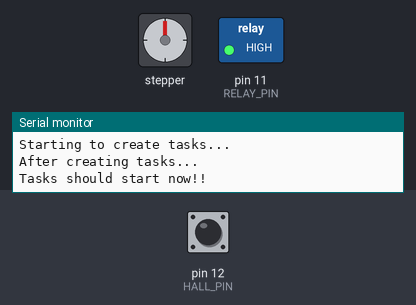
Simulated run of this sketch. Board: Arduino Uno, built with avr-gcc and run on an emulated ATmega328P. On the bench: stepper motor, switched loads named in the sketch (green lamp = pin HIGH), the last lines printed to the serial monitor. The inputs (shaded band) are chosen by the test bench; at power-on: pin 12 (HALL_PIN) HIGH. Stepper angles assume 200 steps per turn.

Above: at 1.2 s.
1.3 s: pin 12 (HALL_PIN) driven LOW
At 2.6 s:
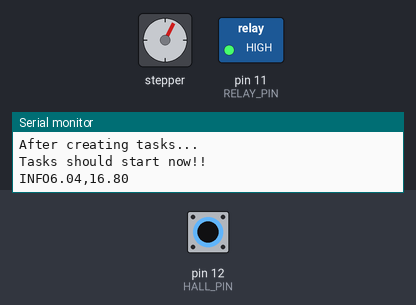
3.0 s: pin 12 (HALL_PIN) pulsed HIGH 2 times (0.12 s each, 0.3 s apart)
At 4.6 s:
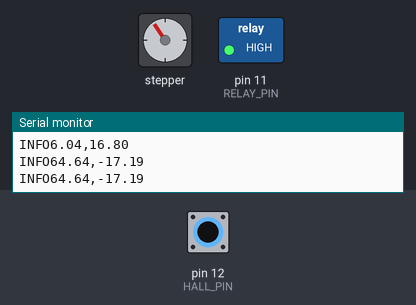
5.2 s: pin 12 (HALL_PIN) pulsed HIGH 5 times (0.12 s each, 0.3 s apart)
At 7.4 s:
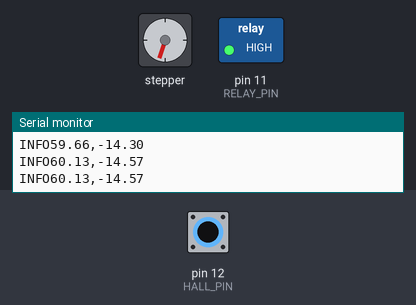
Timing chart, 0 to 8.9 s (numbered marks = the images above; inputs shaded):
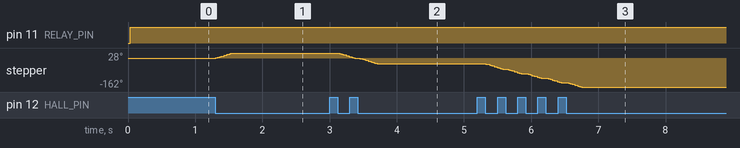

Measured:
- after the input at 1.3 s, stepper: turns 28° clockwise in 0.25 s, starting at once
- after the input at 3.0 s, stepper: turns 61° counter-clockwise in 0.61 s, starting after 0.12 s
- after the input at 5.2 s, stepper: turns 129° counter-clockwise in 1.4 s, starting after 0.13 s

The sketch:

pid_freertos_sketch_4tasks.ino
```cpp
#include <AccelStepper.h>
#include <Arduino_FreeRTOS.h>
#include <queue.h>
#include <semphr.h>

#define HALL_PIN 12
#define RELAY_PIN 11
#define R 0.3429
#define PERIMETER 2 * PI * R

#define motorInterfaceType 1
#define dirPin 8
#define stepPin 9
#define enablePin 4

#define NUM_OF_CYCLES 10
#define MAX_TEMP_SENSOR 35

AccelStepper motor(motorInterfaceType, stepPin, dirPin);

signed long T1 = 0;
signed long T2 = 0;
signed long time_seconds = 0;

float setpoint = 35;
float kp = 0.58;
float kd = 0.00083;

float integral_term = 0.0;
float error_prev = 0.0;

bool is_at_setpoint = false;

int count_cycles = 0;
int timesPassedThroughSetpoint = 0;

double pid_controller(double avg, long dt){
  double error = setpoint - avg;
  float derivative_term = (error - error_prev) / dt;
  error_prev = error;

  return (kp * error) + (kd * derivative_term);
}

float get_speed(long* t_delta) {
    T2 = millis();
    time_seconds = (T2 - T1);
    *t_delta = time_seconds;
    float s = (PERIMETER / time_seconds) * 1000 * 3.6;
    T1 = T2;

    return s;
}

void handle_step(double st) {
    motor.move(st);
    motor.runToPosition();
}

QueueHandle_t speedQueue;
QueueHandle_t pidQueue;
QueueHandle_t timeQueue;
QueueHandle_t breakingQueue;

TaskHandle_t handleTaskSpeed;
TaskHandle_t handleTaskPid;
TaskHandle_t handleTaskStep;

void TaskSpeed(void *pvParameters) {
  pinMode(HALL_PIN, INPUT);

  float speedVal = 0.0;
  long time_delta = 0;
  T1 = millis();

  for (;;) {
    if (digitalRead(HALL_PIN) == LOW) {
      time_delta = 0;
      speedVal = get_speed(&time_delta);
      if (speedVal < 65) {
        if (xQueueSend(speedQueue, &speedVal, portMAX_DELAY) != pdTRUE) {
          Serial.println("[ERROR] Failed to send speed to PID task.");
        }
        if (xQueueSend(timeQueue, &time_delta, portMAX_DELAY) != pdTRUE) {
          Serial.println("[ERROR] Failed to send time to PID task.");
        }
        if (abs(speedVal - setpoint) < 2) {
          timesPassedThroughSetpoint++;
        }
        if (timesPassedThroughSetpoint > 10 && speedVal > 35) {
          is_at_setpoint = true;
        }
      }
    }
  }
}

void TaskPid(void *pvParameters) {

  float speedReceived = 0.0;
  double stepPID = 0.0;
  long time_delta = 0;

  for (;;) {
    if (xQueueReceive(speedQueue, &speedReceived, portMAX_DELAY) == pdPASS &&
        xQueueReceive(timeQueue, &time_delta, portMAX_DELAY) == pdPASS) {
          stepPID = pid_controller(speedReceived, time_delta);
          Serial.print("INFO");
          Serial.print(speedReceived);
          Serial.print(",");
          Serial.println(stepPID);
      if (xQueueSend(pidQueue, &stepPID, portMAX_DELAY) != pdTRUE) {
        Serial.println("[ERROR] Failed to send stepPID to STEP task.");
      }
    }
  }
}

void TaskStep(void *pvParameters) {
  double stepPID = 0.0;

  motor.setMaxSpeed(1000);
  motor.setAcceleration(1000);

  float multiplicationFactor = 1.0;
  int breakingPart = 0;
  int prevBreakingPart = 0;
  int count = 3;

  for (;;) {
    if (xQueueReceive(pidQueue, &stepPID, portMAX_DELAY) == pdPASS) {
      if (breakingPart == 1 && count > 0) { // More torque
        multiplicationFactor = 0.6;
        count--;
      }
      // If there was a way to override the steps..........
      if (breakingPart == -1 && count > 0) { // Less torque
        multiplicationFactor = 0.2;
        count--;
      }
      handle_step(stepPID * multiplicationFactor);
    }
    if (xQueueReceive(breakingQueue, &breakingPart, 20 / portTICK_PERIOD_MS) == pdPASS) {
      if (breakingPart != prevBreakingPart) {
        count = 3;
        prevBreakingPart = breakingPart;
      }
    };
  }
}

void TaskValve(void *pvParameters) {
  pinMode(RELAY_PIN, OUTPUT);
  digitalWrite(RELAY_PIN, HIGH);

  int breakingPart = 0;

  for (;;) {
    if (is_at_setpoint) {
      if (count_cycles == NUM_OF_CYCLES) {
        vTaskSuspend( handleTaskSpeed );
        vTaskSuspend( handleTaskPid );
        vTaskSuspend( handleTaskStep );

        digitalWrite(enablePin, HIGH); // Turn off motor


        Serial.println("end_cycle"); // Keep in mind this will keep printing 'end_cycle'

        if (Serial.readStringUntil('\n') == "continue") {
            count_cycles = 0;
            is_at_setpoint = false;
            timesPassedThroughSetpoint = 0;

            vTaskResume( handleTaskSpeed );
            vTaskResume( handleTaskPid );
            vTaskResume( handleTaskStep );

            digitalWrite(enablePin, LOW); // Turn on motor
        }

      } else {
        digitalWrite(RELAY_PIN, LOW);
        breakingPart = 1; // More torque
        if (xQueueSend(breakingQueue, &breakingPart, portMAX_DELAY) != pdTRUE) {
          Serial.println("[ERROR] Failed to send breakingQueue to STEP task.");
        }
        vTaskDelay(5000 / portTICK_PERIOD_MS);
        digitalWrite(RELAY_PIN, HIGH);
        breakingPart = -1; // Less torque
        if (xQueueSend(breakingQueue, &breakingPart, portMAX_DELAY) != pdTRUE) {
          Serial.println("[ERROR] Failed to send breakingQueue to STEP task.");
        }
        vTaskDelay(10000 / portTICK_PERIOD_MS);
        count_cycles++;
      }
    } else {
      vTaskDelay(20 / portTICK_PERIOD_MS);
    }
  }
}

void setup() {
  Serial.begin(9600);
  while (!Serial) {
    vTaskDelay(1);
  }

  Serial.println("Starting to create tasks...");

  speedQueue = xQueueCreate(1, sizeof(float));
  pidQueue = xQueueCreate(1, sizeof(double));
  timeQueue = xQueueCreate(1, sizeof(long));
  breakingQueue = xQueueCreate(1, sizeof(int));

  if (speedQueue != NULL && pidQueue != NULL) {
    xTaskCreate(TaskSpeed, "TaskSpeed", 128, NULL, 3, &handleTaskSpeed);
    xTaskCreate(TaskPid, "TaskPid", 150, NULL, 1, &handleTaskPid);
    xTaskCreate(TaskStep, "TaskStep", 100, NULL, 2, &handleTaskStep);
    xTaskCreate(TaskValve, "TaskValve", 80, NULL, 3, NULL);
    Serial.println("After creating tasks...");
  }

  Serial.println("Tasks should start now!!");

}

void loop() {}
```
